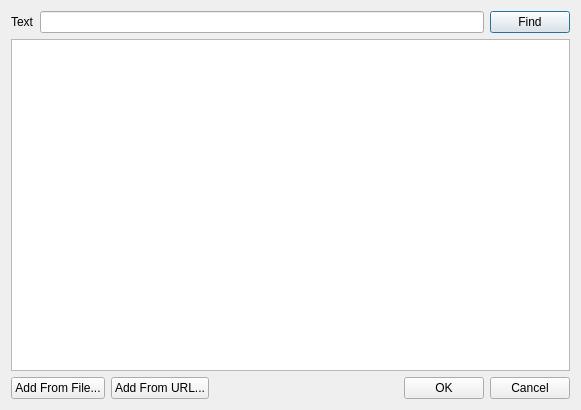
<?xml version="1.0" encoding="UTF-8"?>
<ui version="4.0">
 <class>ChangeThumb</class>
 <widget class="QDialog" name="ChangeThumb">
  <property name="geometry">
   <rect>
    <x>0</x>
    <y>0</y>
    <width>581</width>
    <height>410</height>
   </rect>
  </property>
  <property name="windowTitle">
   <string>Change Icon</string>
  </property>
  <layout class="QGridLayout" name="gridLayout">
   <item row="0" column="0">
    <layout class="QHBoxLayout" name="horizontalLayout_2">
     <item>
      <widget class="QLabel" name="label_3">
       <property name="text">
        <string>Text</string>
       </property>
       <property name="buddy">
        <cstring>filterEdit</cstring>
       </property>
      </widget>
     </item>
     <item>
      <widget class="QLineEdit" name="filterEdit"/>
     </item>
     <item>
      <widget class="QPushButton" name="find">
       <property name="text">
        <string>Find</string>
       </property>
       <property name="default">
        <bool>true</bool>
       </property>
      </widget>
     </item>
    </layout>
   </item>
   <item row="1" column="0">
    <widget class="QGraphicsView" name="view"/>
   </item>
   <item row="2" column="0">
    <layout class="QHBoxLayout" name="horizontalLayout">
     <item>
      <widget class="QPushButton" name="addFromFile">
       <property name="text">
        <string>Add From File...</string>
       </property>
      </widget>
     </item>
     <item>
      <widget class="QPushButton" name="addFromURL">
       <property name="text">
        <string>Add From URL...</string>
       </property>
      </widget>
     </item>
     <item>
      <spacer name="horizontalSpacer">
       <property name="orientation">
        <enum>Qt::Horizontal</enum>
       </property>
       <property name="sizeHint" stdset="0">
        <size>
         <width>40</width>
         <height>20</height>
        </size>
       </property>
      </spacer>
     </item>
     <item>
      <widget class="QDialogButtonBox" name="buttonBox">
       <property name="standardButtons">
        <set>QDialogButtonBox::Cancel|QDialogButtonBox::Ok</set>
       </property>
      </widget>
     </item>
    </layout>
   </item>
  </layout>
 </widget>
 <resources>
  <include location="../resources/resources.qrc"/>
 </resources>
 <connections>
  <connection>
   <sender>buttonBox</sender>
   <signal>accepted()</signal>
   <receiver>ChangeThumb</receiver>
   <slot>accept()</slot>
   <hints>
    <hint type="sourcelabel">
     <x>199</x>
     <y>279</y>
    </hint>
    <hint type="destinationlabel">
     <x>199</x>
     <y>149</y>
    </hint>
   </hints>
  </connection>
  <connection>
   <sender>buttonBox</sender>
   <signal>rejected()</signal>
   <receiver>ChangeThumb</receiver>
   <slot>reject()</slot>
   <hints>
    <hint type="sourcelabel">
     <x>199</x>
     <y>279</y>
    </hint>
    <hint type="destinationlabel">
     <x>199</x>
     <y>149</y>
    </hint>
   </hints>
  </connection>
 </connections>
</ui>
